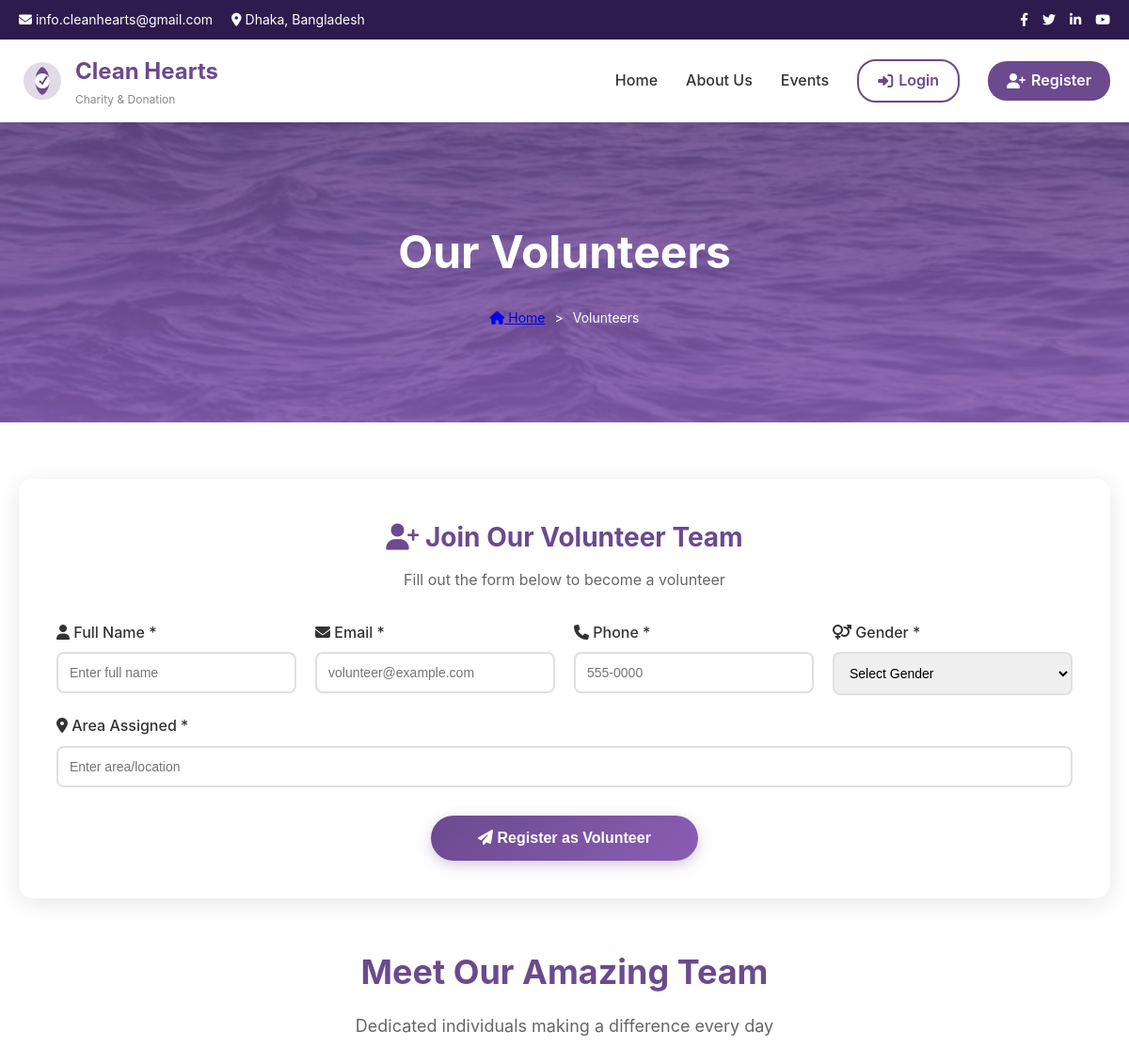
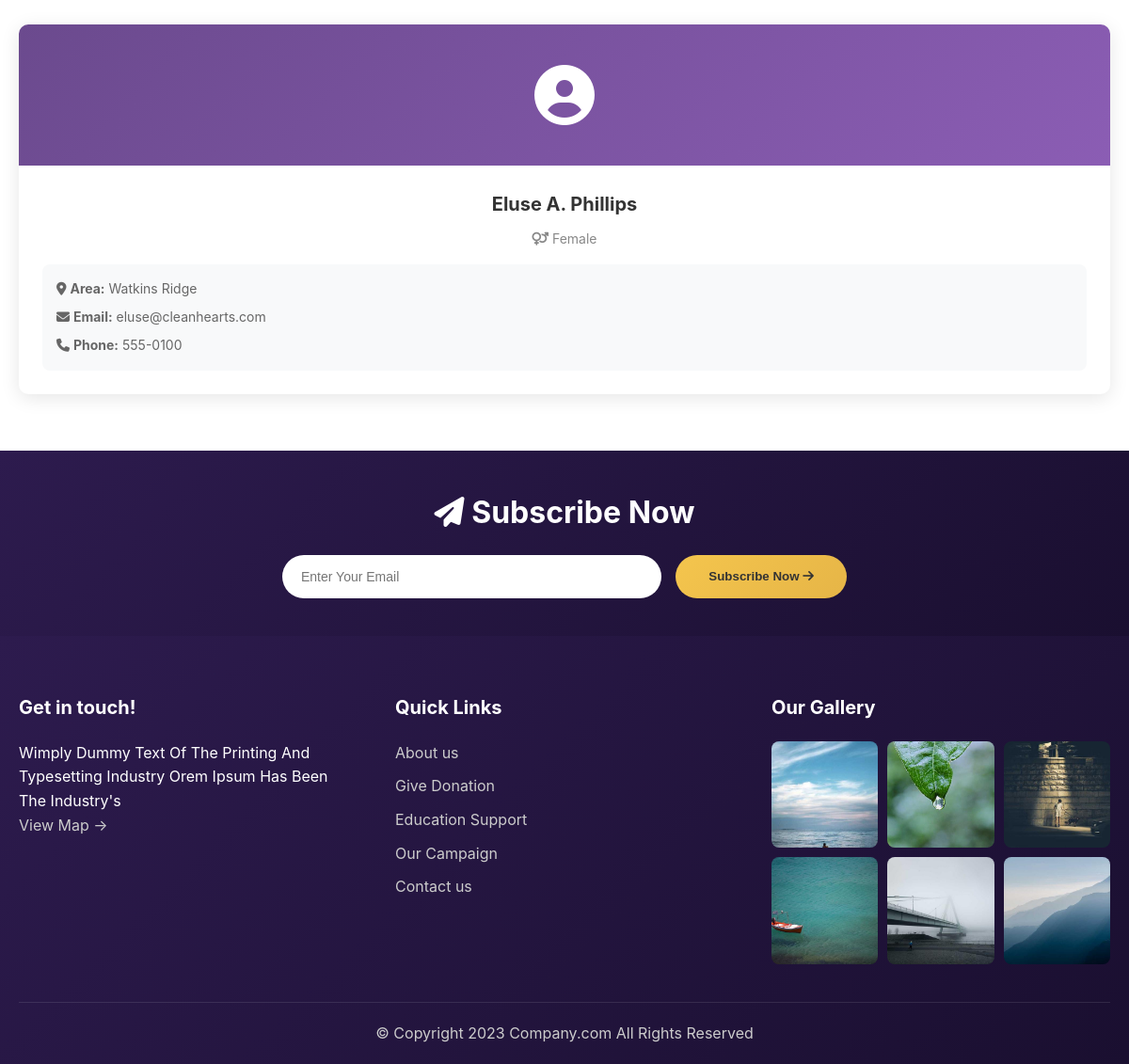
/pages/volunteers.php, run on the app's committed database (2 pictures, top to bottom).
### tables this page shows
CREATE TABLE VOLUNTEERS (
    Volunteer_ID INT PRIMARY KEY AUTO_INCREMENT,
    Vol_Name VARCHAR(255) NOT NULL,
    Email VARCHAR(255) UNIQUE,
    Phone VARCHAR(50),
    Gender ENUM('Male', 'Female'),
    Area_Assigned VARCHAR(100),
    Created_At TIMESTAMP DEFAULT CURRENT_TIMESTAMP
);

### pages/volunteers.php (the view, shortened to what this page needs)
<?php
require_once '../includes/header.php';
$volunteers_query = "SELECT * FROM VOLUNTEERS ORDER BY Vol_Name";
$volunteers_result = mysqli_query($conn, $volunteers_query);
?>
<div class="hero" style="background: linear-gradient(rgba(107, 74, 142, 0.85), rgba(139, 93, 180, 0.85)), url('<?php echo SITE_URL; ?>/assets/images/volunteer-team.jpg'); background-size: cover; background-position: center;">
    <h1>Our Volunteers</h1>
    <div class="breadcrumb">
        <a href="<?php echo SITE_URL; ?>/index.php"><i class="fas fa-home"></i> Home</a>
        <span>></span>
        <span>Volunteers</span>
    </div>
</div>
<div class="container">
    <div style="background: white; border-radius: 15px; box-shadow: 0 5px 25px rgba(0,0,0,0.1); padding: 40px; margin-bottom: 50px;">
        <h2 style="font-size: 28px; color: #6b4a8e; margin-bottom: 10px; text-align: center;">
            <i class="fas fa-user-plus"></i> Join Our Volunteer Team
        </h2>
        <p style="text-align: center; color: #666; margin-bottom: 30px;">Fill out the form below to become a volunteer</p>
        <form method="POST" action="">
            <div style="display: grid; grid-template-columns: repeat(auto-fit, minmax(250px, 1fr)); gap: 20px;">
                <div>
                    <label style="display: block; margin-bottom: 8px; color: #333; font-weight: 500;">
                        <i class="fas fa-user"></i> Full Name *
                    </label>
                    <input type="text" name="vol_name" required
                           style="width: 100%; padding: 12px; border: 2px solid #e0e0e0; border-radius: 8px; font-size: 14px;"
                           placeholder="Enter full name">
                </div>
                <div>
                    <label style="display: block; margin-bottom: 8px; color: #333; font-weight: 500;">
                        <i class="fas fa-envelope"></i> Email *
                    </label>
                    <input type="email" name="email" required
                           style="width: 100%; padding: 12px; border: 2px solid #e0e0e0; border-radius: 8px; font-size: 14px;"
                           placeholder="volunteer@example.com">
                </div>
                <div>
                    <label style="display: block; margin-bottom: 8px; color: #333; font-weight: 500;">
                        <i class="fas fa-phone"></i> Phone *
                    </label>
                    <input type="tel" name="phone" required
                           style="width: 100%; padding: 12px; border: 2px solid #e0e0e0; border-radius: 8px; font-size: 14px;"
                           placeholder="555-0000">
                </div>
                <div>
                    <label style="display: block; margin-bottom: 8px; color: #333; font-weight: 500;">
                        <i class="fas fa-venus-mars"></i> Gender *
                    </label>
                    <select name="gender" required
                            style="width: 100%; padding: 12px; border: 2px solid #e0e0e0; border-radius: 8px; font-size: 14px;">
                        <option value="">Select Gender</option>
                    </select>
                </div>
                <div style="grid-column: 1 / -1;">
                    <label style="display: block; margin-bottom: 8px; color: #333; font-weight: 500;">
                        <i class="fas fa-map-marker-alt"></i> Area Assigned *
                    </label>
                    <input type="text" name="area_assigned" required
                           style="width: 100%; padding: 12px; border: 2px solid #e0e0e0; border-radius: 8px; font-size: 14px;"
                           placeholder="Enter area/location">
                </div>
            </div>
            <div style="text-align: center; margin-top: 30px;">
                <button type="submit" name="add_volunteer"
                        style="background: linear-gradient(135deg, #6b4a8e, #8b5db4); color: white; padding: 15px 50px; border: none; border-radius: 50px; font-size: 16px; font-weight: 600; cursor: pointer; box-shadow: 0 4px 15px rgba(107, 74, 142, 0.3); transition: all 0.3s;">
                    <i class="fas fa-paper-plane"></i> Register as Volunteer
                </button>
            </div>
        </form>
    </div>
    <div style="text-align: center; margin-bottom: 50px;">
        <h2 style="font-size: 36px; color: #6b4a8e; margin-bottom: 15px;">Meet Our Amazing Team</h2>
        <p style="font-size: 18px; color: #666;">Dedicated individuals making a difference every day</p>
    </div>
    <div style="display: grid; grid-template-columns: repeat(auto-fit, minmax(280px, 1fr)); gap: 30px;">
        <?php while ($volunteer = mysqli_fetch_assoc($volunteers_result)): ?>
        <div style="background: white; border-radius: 10px; box-shadow: 0 4px 20px rgba(0,0,0,0.1); overflow: hidden; text-align: center;">
            <div style="height: 150px; background: linear-gradient(135deg, #6b4a8e, #8b5db4); display: flex; align-items: center; justify-content: center; color: white; font-size: 64px;">
                <i class="fas fa-user-circle"></i>
            </div>
            <div style="padding: 25px;">
                <h3 style="color: #333; margin-bottom: 10px; font-size: 20px;"><?php echo htmlspecialchars($volunteer['Vol_Name']); ?></h3>
                <p style="color: #888; font-size: 14px; margin-bottom: 15px;">
                    <i class="fas fa-venus-mars"></i> <?php echo $volunteer['Gender']; ?>
                </p>
                <div style="text-align: left; background: #f8f9fa; padding: 15px; border-radius: 8px;">
                    <p style="color: #666; font-size: 14px; margin-bottom: 8px;">
                        <i class="fas fa-map-marker-alt"></i> <strong>Area:</strong> <?php echo htmlspecialchars($volunteer['Area_Assigned']); ?>
                    </p>
                    <p style="color: #666; font-size: 14px; margin-bottom: 8px;">
                        <i class="fas fa-envelope"></i> <strong>Email:</strong> <?php echo htmlspecialchars($volunteer['Email']); ?>
                    </p>
                    <p style="color: #666; font-size: 14px;">
                        <i class="fas fa-phone"></i> <strong>Phone:</strong> <?php echo htmlspecialchars($volunteer['Phone']); ?>
                    </p>
                </div>
            </div>
        </div>
        <?php endwhile; ?>
    </div>
</div>
<?php require_once '../includes/footer.php'; ?>

### assets/css/style.css (style rules this page uses)
* { margin: 0; padding: 0; box-sizing: border-box; }
body { font-family: 'Inter', 'Segoe UI', Tahoma, Geneva, Verdana, sans-serif; color: #333; line-height: 1.6; }
.hero { background: linear-gradient(rgba(107, 74, 142, 0.8), rgba(107, 74, 142, 0.8)), url('../images/hero-bg.jpg'); background-size: cover; background-position: center; color: white; text-align: center; padding: 100px 20px; }
.hero h1 { font-size: 48px; margin-bottom: 20px; }
.breadcrumb { display: flex; justify-content: center; align-items: center; gap: 10px; font-size: 14px; }
.container { max-width: 1200px; margin: 0 auto; padding: 60px 20px; }

### data on the page
volunteers: Vol_Name "Eluse A. Phillips", Gender "Female", Area_Assigned "Watkins Ridge", Email "eluse@cleanhearts.com", Phone "555-0100"

### other printed values
SITE_EMAIL "info.cleanhearts@gmail.com"
SITE_NAME "Clean Hearts"
